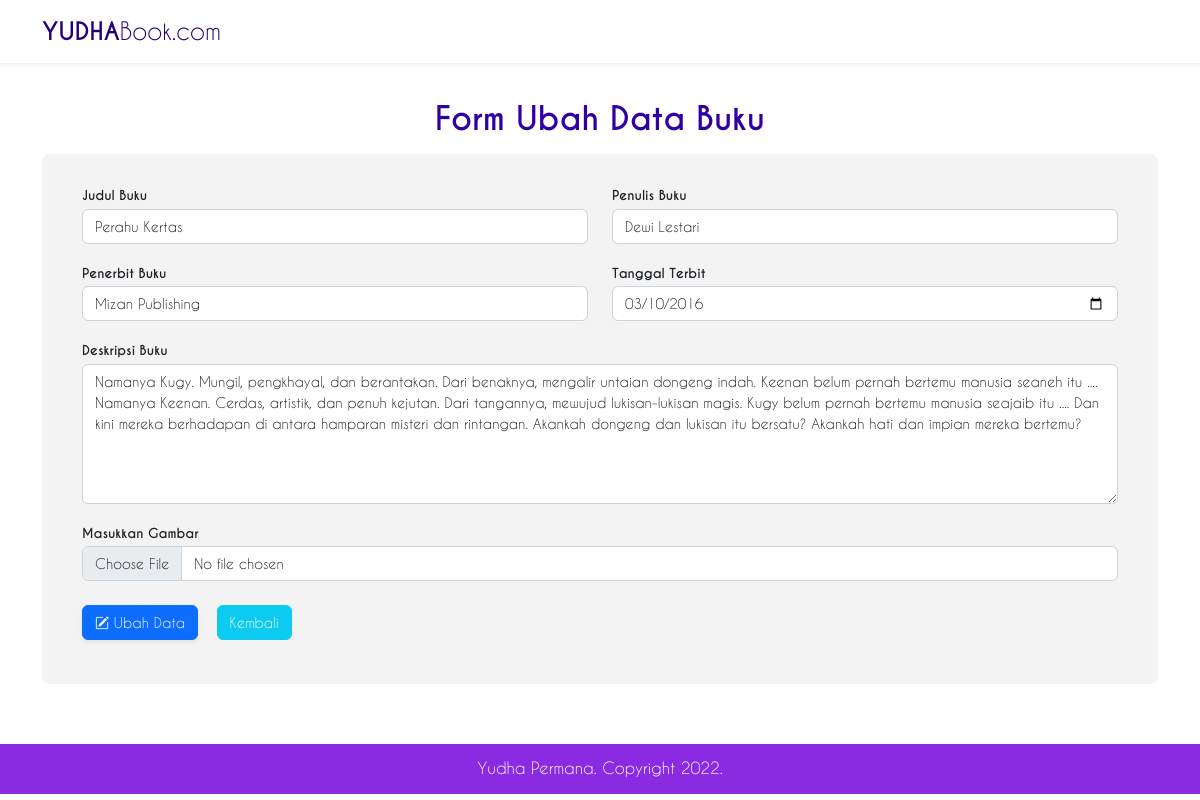
The app's page /php/ubah.php?id=5 with its own data.
### tables this page shows
CREATE TABLE `buku` (
  `id` int(11) NOT NULL,
  `judul_buku` varchar(100) NOT NULL,
  `penulis_buku` varchar(100) NOT NULL,
  `penerbit_buku` varchar(100) NOT NULL,
  `tanggal_terbit` date NOT NULL,
  `deskripsi_buku` text NOT NULL,
  `gambar` varchar(100) NOT NULL
);

### php/functions.php (called while the page is built, shortened)
<?php
function koneksi()
{
	$conn = mysqli_connect("localhost", "root", "");
	mysqli_select_db($conn, "prakweb_2022_b_203040101");
	return $conn;
}
function query($sql)
{
	$conn = koneksi();
	$result = mysqli_query($conn, "$sql");
	$rows = [];
	while ($row = mysqli_fetch_assoc($result)) {
		$rows[] = $row;
	}
	return $rows;
}

### php/ubah.php (the view, shortened to what this page needs)
<?php
require 'functions.php';
$id = $_GET['id'];
$bk = query("SELECT * FROM buku WHERE id = $id")[0];
?>
<!DOCTYPE html>
<html lang="en">
<head>
    <link rel="stylesheet" href="../css/bootstrap.min.css">
    <link rel="stylesheet" href="https://cdn.jsdelivr.net/npm/bootstrap-icons@1.9.1/font/bootstrap-icons.css">
    <link rel="stylesheet" href="../css/stylesheet.css">
</head>
<body>
    <nav class="navbar fixed-top navbar-expand-lg navbar-light shadow-sm py-auto bg-white">
        <div class="container">
            <a class="navbar-brand">
                YUDHA<span class="span">Book.com </span>
            </a>
        </div>
    </nav>
    <section id="form-tambah">
        <div class="container">
            <form class="form-tambah" method="POST" enctype="multipart/form-data">
                <h2 class="mb-3 text-center" style="color: rgb(49, 0, 165);">Form Ubah Data Buku</h2>
                <div class="kotak rounded-3 row justify-content-center">
                    <div class="mb-3 col-md-6">
                        <label for="judul_buku" class="form-label">Judul Buku</label>
                        <input type="text" class="form-control" id="judul_buku" name="judul_buku" value="<?= $bk['judul_buku']; ?>" required>
                    </div>
                    <div class=" mb-3 col-md-6">
                        <label for="penulis_buku" class="form-label">Penulis Buku</label>
                        <input type="text" class="form-control" id="penulis_buku" name="penulis_buku" value="<?= $bk['penulis_buku']; ?>" required>
                    </div>
                    <div class=" mb-3 col-md-6">
                        <label for="penerbit_buku" class="form-label">Penerbit Buku</label>
                        <input type="text" class="form-control" id="penerbit_buku" name="penerbit_buku" value="<?= $bk['penerbit_buku']; ?>" required>
                    </div>
                    <div class=" mb-3 col-md-6">
                        <label for="tanggal_terbit" class="form-label">Tanggal Terbit</label>
                        <input type="date" class="form-control" id="tanggal_terbit" name="tanggal_terbit" value="<?= $bk['tanggal_terbit']; ?>" required>
                    </div>
                    <div class=" mb-3 col-md-12">
                        <label for="deskripsi_buku" class="form-label">Deskripsi Buku</label>
                        <textarea class="form-control" id="deskripsi_buku" rows="6" name="deskripsi_buku" value="" required><?= $bk['deskripsi_buku']; ?></textarea>
                    </div>
                    <div class="mb-3 col-md-12">
                        <label for="gambar" class="form-label">Masukkan Gambar</label>
                        <input class="form-control" type="file" id="gambar" name="gambar">
                    </div>
                    <div class="mb-3 btn-tambah pt-2 ">
                        <button class="btn btn-primary shadow-sm" type="submit" name="ubah" style="font-size: 14px; margin-right: 13px;"><i class="bi bi-pencil-square"></i> Ubah Data</button>
                        <a href="../index.php"><button class="btn btn-info text-light" type="button" style="font-size: 14px;">Kembali</button></a>
                    </div>
                </div>
            </form>
        </div>
    </section>
    <footer class="footer">
        <div class="container">
            <p class="text-center py-auto">Yudha Permana. Copyright 2022.</p>
        </div>
    </footer>
</body>
</html>

### css/stylesheet.css (style rules this page uses)
html { scroll-behavior: smooth; }
section { margin-bottom: 60px; }
.navbar-brand { font-size: 24px; font-family: "Caviar Dreams Bold"; color: rgb(37, 0, 122); }
.navbar-brand span { font-size: 24px; font-family: "Caviar Dreams"; }
.form-tambah { margin-top: 100px; font-family: "Caviar Dreams"; }
.form-tambah h2 { font-family: "Caviar Dreams Bold"; }
.kotak { background-color: rgb(243, 243, 243); width: fit-content; margin: auto; padding: 28px; }
.kotak label { font-family: "Caviar Dreams Bold"; font-size: 13px; margin-bottom: 3px; }
.kotak input { font-size: 14px; }
.kotak textarea { font-size: 14px; }
footer { width: 100%; height: 50px; background-color: blueviolet; color: white; padding-top: 12px; font-family: "Caviar Dreams"; }

### records on screen
buku: judul_buku "Perahu Kertas", penulis_buku "Dewi Lestari", penerbit_buku "Mizan Publishing", tanggal_terbit "03/10/2016", deskripsi_buku "Namanya Kugy. Mungil, pengkhayal, dan berantakan. Dari benaknya, mengalir untaian dongeng indah. Keenan belum pernah bertemu manusia seaneh itu .... Namanya Keenan. Cerdas, artistik, dan penuh kejutan. Dari tangannya, mewujud lukisan-lukisan magis. Kugy belum pernah bertemu manusia seajaib itu .... Dan kini mereka berhadapan di antara hamparan misteri dan rintangan. Akankah dongeng dan lukisan itu bersatu? Akankah hati dan impian mereka bertemu?"
